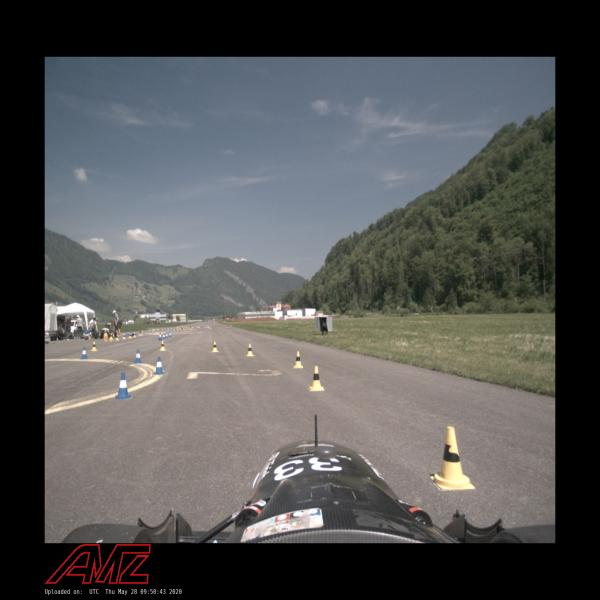
#> input picture scripts/amz_00032_jpg.rf.eec8b84528d851488e5ce766afe6ca71.jpg, 600 x 600 px, found by its file name
$ python prueba_filtros.py
#> lines starting #> are read from the running program, lines starting #| are printed output that depends on the picture; after the words box and inside, x2 and y2 are one past the last pixel; in counts of white or black regions, pixels touching at a corner belong together
import cv2
import numpy as np

# -------------------------------
# CONFIGURACIÓN
# -------------------------------
IMAGE_PATH = "/home/adrian/Escritorio/tfg/scripts/amz_00032_jpg.rf.eec8b84528d851488e5ce766afe6ca71.jpg"

# Rangos HSV para colores
COLOR_RANGES = {
    # "amarillo": (np.array([20, 50, 100]), np.array([90, 200, 255])),
    # "azul":     (np.array([100, 150, 0]), np.array([200, 255, 255]))

    "amarillo": (np.array([15, 70, 100]), np.array([100, 255, 255])),
    "azul":     (np.array([90, 60, 50]), np.array([140, 255, 255]))
}

# -------------------------------
# CARGAR IMAGEN
# -------------------------------
img = cv2.imread(IMAGE_PATH)
#> img is the input picture: shape (600, 600, 3); mean B, G, R 82, 82.3, 82
img_hsv = cv2.cvtColor(img, cv2.COLOR_BGR2HSV)
#> img_hsv: shape (600, 600, 3); mean H, S, V 42.1, 37.5, 89

# -------------------------------
# FILTROS
# -------------------------------
mask_amarillo = cv2.inRange(img_hsv, COLOR_RANGES['amarillo'][0], COLOR_RANGES['amarillo'][1])
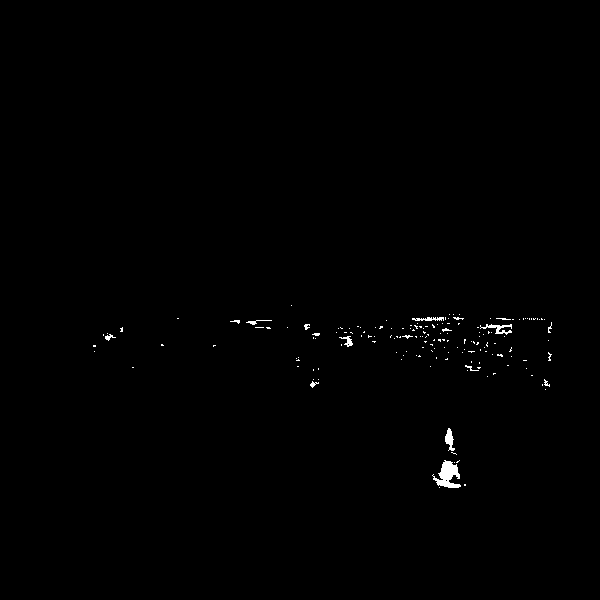
#> mask_amarillo: shape (600, 600); 0.43% white; 166 white regions (153 under 20 px), largest, box (x1, y1, x2, y2) and area: (432, 460, 461, 488) 428, (480, 324, 512, 335) 137, (445, 428, 455, 451) 126
mask_azul = cv2.inRange(img_hsv, COLOR_RANGES['azul'][0], COLOR_RANGES['azul'][1])
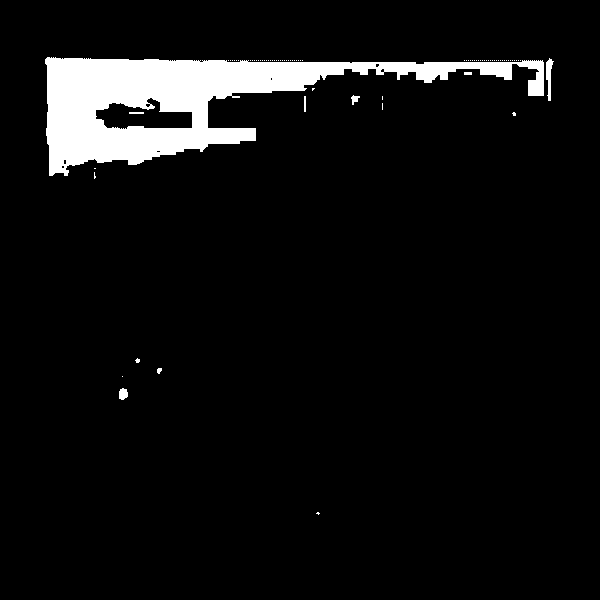
#> mask_azul: shape (600, 600); 6.1% white; 79 white regions (71 under 20 px), largest, box (x1, y1, x2, y2) and area: (45, 57, 544, 176) 21493, (546, 58, 554, 101) 179, (119, 388, 128, 400) 86

# Aplicar máscaras para mostrar solo los colores
res_amarillo = cv2.bitwise_and(img, img, mask=mask_amarillo)
res_azul = cv2.bitwise_and(img, img, mask=mask_azul)
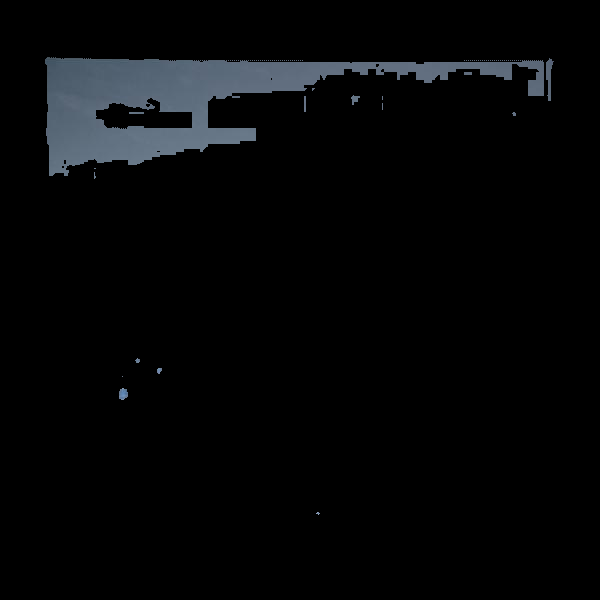
#> res_azul: shape (600, 600, 3); mean B, G, R 7.6, 6.6, 5.6

# -------------------------------
# MOSTRAR RESULTADOS
# -------------------------------
cv2.imshow("Original", img)
cv2.imshow("Filtro Amarillo", res_amarillo)
cv2.imshow("Filtro Azul", res_azul)

cv2.waitKey(0)
cv2.destroyAllWindows()

$ run again, with scripts/amz_01229_png.rf.016d5d77a9fc92632a1095da02804990.jpg copied over scripts/amz_00032_jpg.rf.eec8b84528d851488e5ce766afe6ca71.jpg
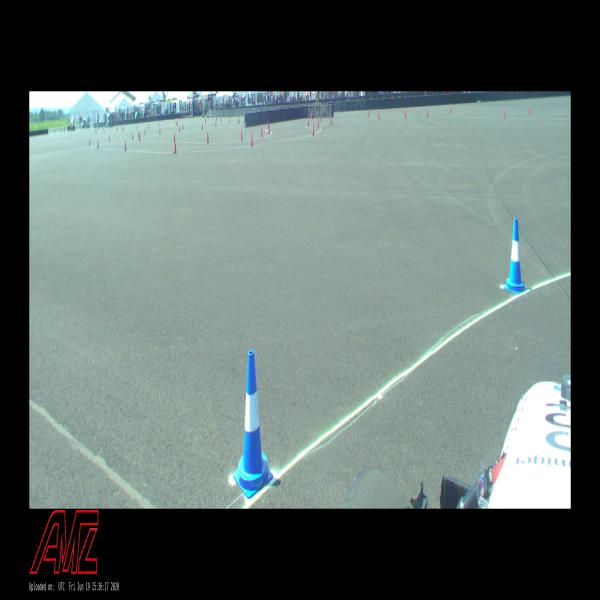
#> input picture scripts/amz_01229_png.rf.016d5d77a9fc92632a1095da02804990.jpg, 600 x 600 px, found by its file name
#> img is the input picture: shape (600, 600, 3); mean B, G, R 104.2, 107.4, 94.2
#> img_hsv: shape (600, 600, 3); mean H, S, V 53.3, 34.5, 109.1
#> `mask_amarillo = cv2.inRange(img_hsv, COLOR_RANGES['amarillo'][0], COLO..`:
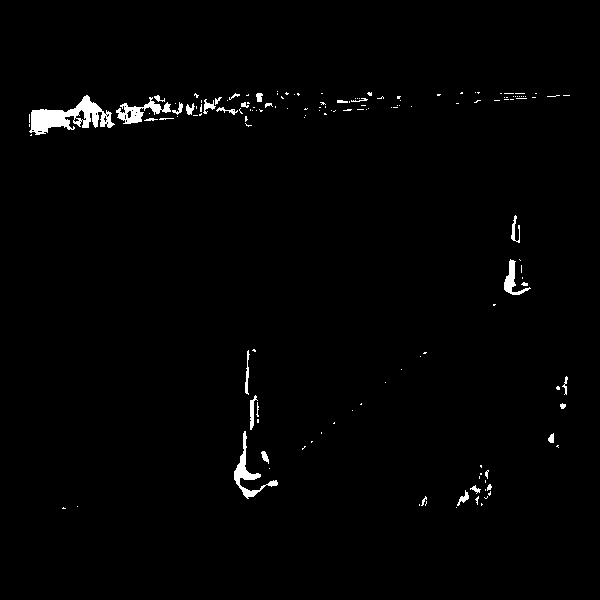
#> mask_amarillo: shape (600, 600); 1.3% white; 151 white regions (119 under 20 px), largest, box (x1, y1, x2, y2) and area: (29, 95, 115, 135) 1479, (234, 431, 278, 499) 597, (116, 97, 171, 124) 540
#> mask_azul: shape (600, 600); 3.6% white; 29 white regions (18 under 20 px), largest, box (x1, y1, x2, y2) and area: (29, 91, 571, 128) 8354, (233, 348, 280, 499) 2463, (442, 467, 491, 509) 961
#> `res_azul = cv2.bitwise_and(img, img, mask=mask_azul)`:
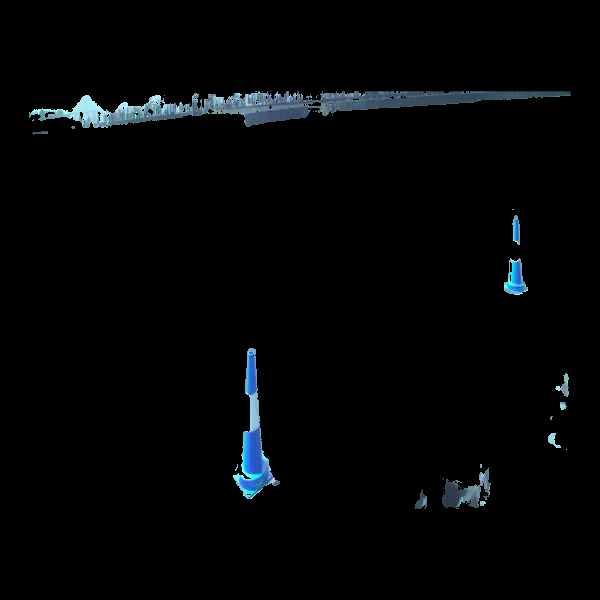
#> res_azul: shape (600, 600, 3); mean B, G, R 5.7, 4.8, 3.2
